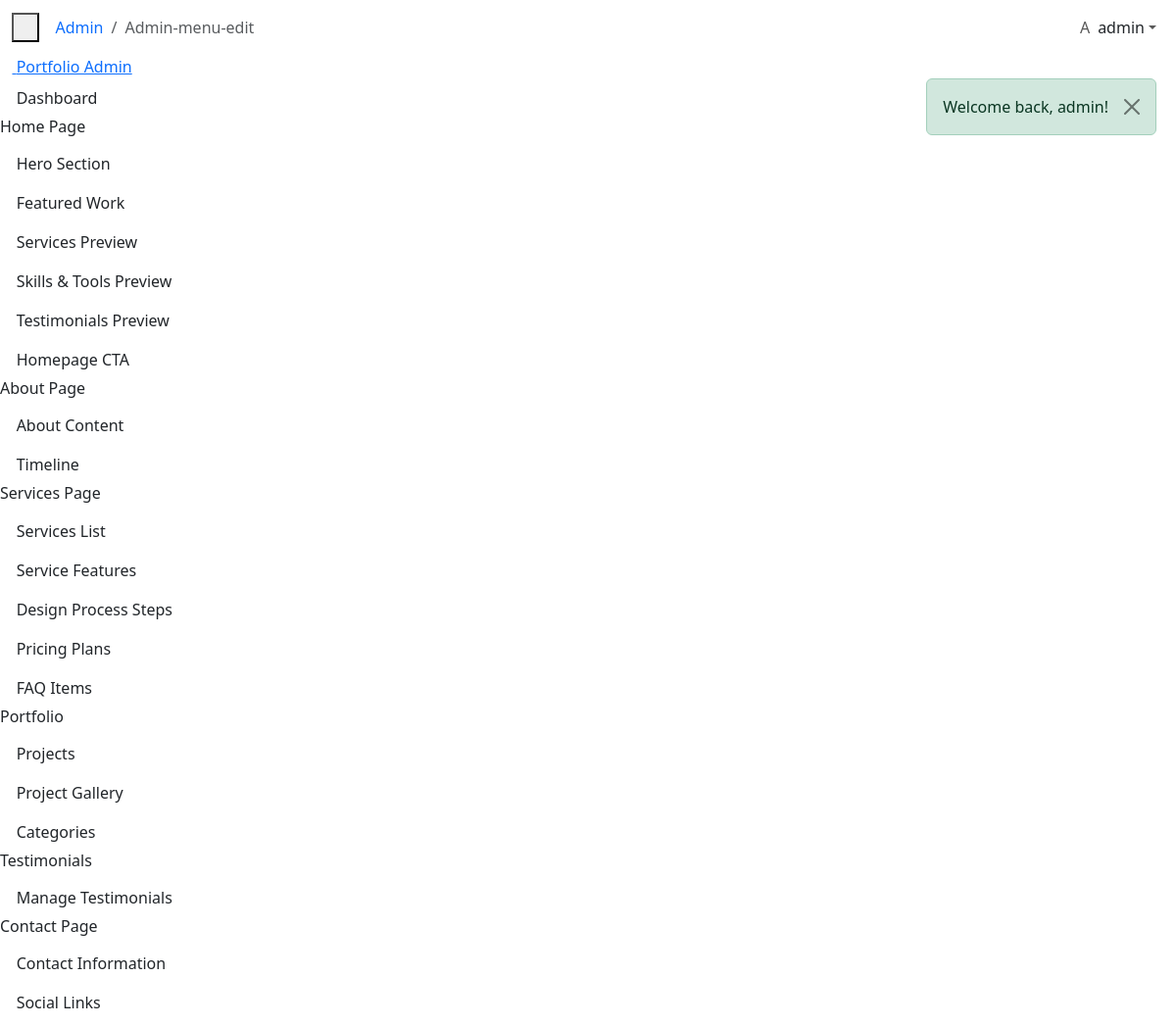
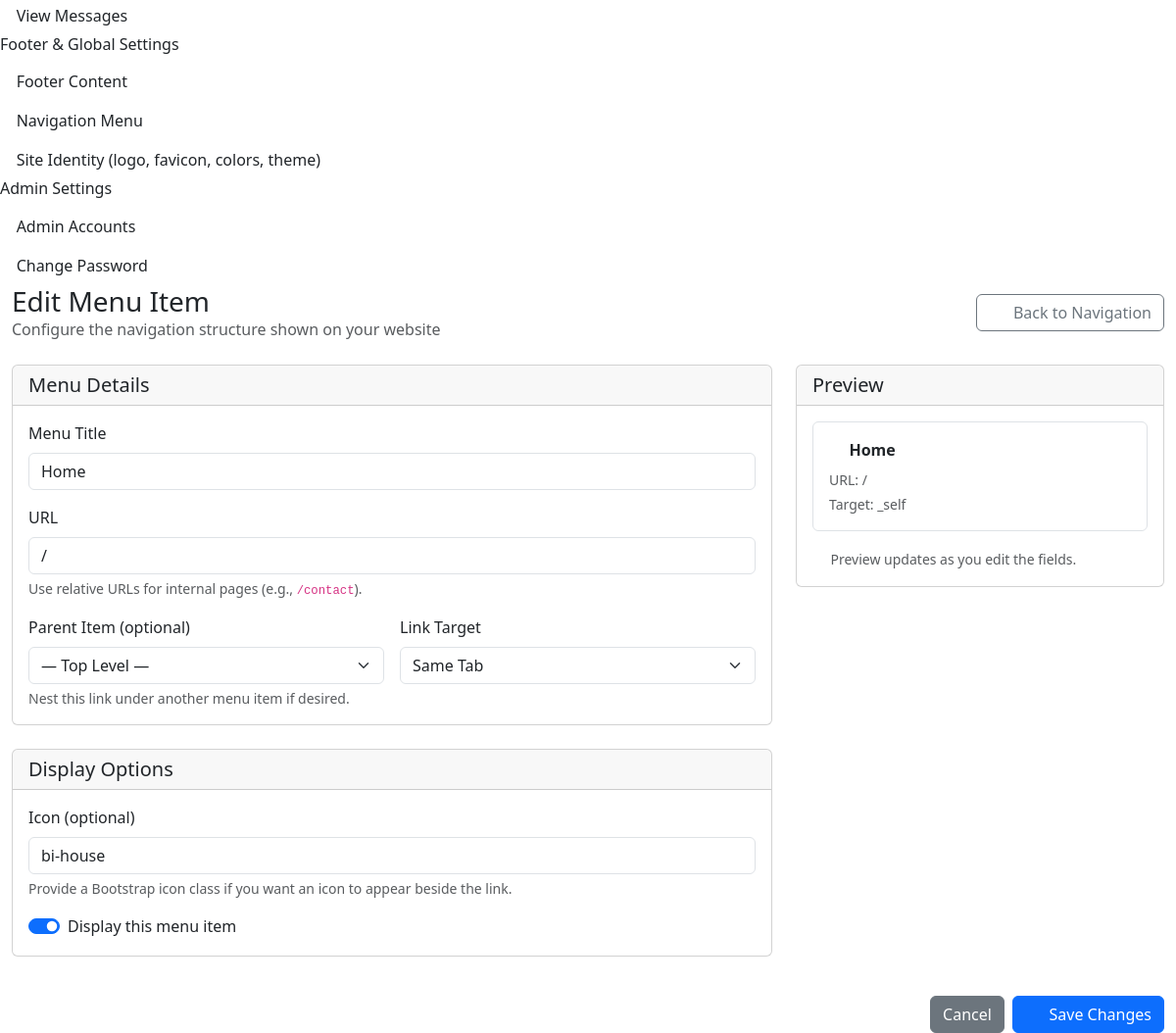
Page /public/admin/navigation/1/edit (signed in) on the committed database (2 pictures, top to bottom).
### tables this page shows
CREATE TABLE navigation_menu (
    id INT NOT NULL AUTO_INCREMENT,
    title VARCHAR(150) NOT NULL,
    url VARCHAR(255) DEFAULT NULL,
    icon VARCHAR(120) DEFAULT NULL,
    parent_id INT DEFAULT NULL,
    sort_order INT NOT NULL DEFAULT 0,
    is_active TINYINT(1) NOT NULL DEFAULT 1,
    target VARCHAR(20) DEFAULT '_self',
    created_at TIMESTAMP DEFAULT CURRENT_TIMESTAMP,
    updated_at TIMESTAMP DEFAULT CURRENT_TIMESTAMP ON UPDATE CURRENT_TIMESTAMP,
    PRIMARY KEY (id),
    INDEX idx_navigation_parent (parent_id),
    CONSTRAINT fk_navigation_parent
        FOREIGN KEY (parent_id) REFERENCES navigation_menu(id)
        ON DELETE CASCADE
);

### app/controllers/AdminManagerController.php (called while the page is built, shortened)
<?php
require_once ROOT_PATH . '/app/models/NavigationMenu.php';
class AdminManagerController extends BaseController {
    private $navigationModel;
    public function __construct() {
        $this->navigationModel = new NavigationMenu();
    }
    public function editMenuItem($id) {
        $menuItem = $this->navigationModel->find($id);
        $parentItems = $this->navigationModel->getMenuItems();
        $data = [
            'title' => 'Edit Menu Item - Admin',
            'page' => 'admin-menu-edit',
            'menu_item' => $menuItem,
            'parent_items' => $parentItems
        ];
        $this->render('admin/menu-form', 'admin', $data);
    }
}

### public/index.php (called while the page is built, shortened)
<?php
require_once __DIR__ . '/../config/config.php';
require_once ROOT_PATH . '/app/core/Router.php';
$router = new Router();
try {
    $router->resolve();
} catch (Exception $e) {
    http_response_code(500);
    if (isset($_GET['debug']) && $_GET['debug'] === '1') {
        echo "<h1>500 Internal Server Error</h1>";
        echo "<p><strong>Error:</strong> " . htmlspecialchars($e->getMessage()) . "</p>";
        echo "<p><strong>File:</strong> " . htmlspecialchars($e->getFile()) . "</p>";
        echo "<p><strong>Line:</strong> " . $e->getLine() . "</p>";
        echo "<pre><strong>Stack Trace:</strong>\n" . htmlspecialchars($e->getTraceAsString()) . "</pre>";
    } else if (defined('ROOT_PATH') && file_exists(ROOT_PATH . '/app/views/errors/500.php')) {
        include ROOT_PATH . '/app/views/errors/500.php';
    } else {
        echo "<h1>500 Internal Server Error</h1><p>" . htmlspecialchars($e->getMessage()) . "</p>";
    }
}

### config/config.php (called while the page is built, shortened)
<?php
class Database {
    private static $instance = null;
    private $connection;
    private function __construct() {
        try {
            $this->connection = new PDO(
                "mysql:host=" . DB_HOST . ";dbname=" . DB_NAME,
                DB_USER,
                DB_PASS,
                [
                    PDO::ATTR_ERRMODE => PDO::ERRMODE_EXCEPTION,
                    PDO::ATTR_DEFAULT_FETCH_MODE => PDO::FETCH_ASSOC,
                    PDO::ATTR_EMULATE_PREPARES => false
                ]
            );
        } catch (PDOException $e) {
            die("Connection failed: " . $e->getMessage());
        }
    }
    public static function getInstance() {
        if (self::$instance === null) {
            self::$instance = new self();
        }
        return self::$instance;
    }
    public function getConnection() {
        return $this->connection;
    }
}
function url($path = '') {
    return BASE_URL . ($path ? '/' . ltrim($path, '/') : '');
}

### app/core/BaseModel.php (called while the page is built, shortened)
<?php
abstract class BaseModel {
    public function __construct() {
        $this->db = Database::getInstance()->getConnection();
    }
}

### app/models/NavigationMenu.php (called while the page is built, shortened)
<?php
require_once ROOT_PATH . '/app/core/BaseModel.php';
class NavigationMenu extends BaseModel {
    protected $table = 'navigation_menu';
    public function getMenuItems($parentId = null) {
        $sql = "SELECT * FROM {$this->table} WHERE parent_id " .
               ($parentId ? "= ?" : "IS NULL") .
               " ORDER BY sort_order ASC, title ASC";
        $stmt = $this->db->prepare($sql);
        $stmt->execute($parentId ? [$parentId] : []);
        return $stmt->fetchAll();
    }
}

### app/views/admin/menu-form.php (the view, shortened to what this page needs)
<?php
$isEdit = isset($menu_item);
$actionUrl = $isEdit
    ? url('admin/navigation/' . $menu_item['id'] . '/edit')
    : url('admin/navigation/create');
?>
<div class="container-fluid">
    <div class="row mb-4">
        <div class="col-12 d-flex justify-content-between align-items-center">
            <div>
                <h1 class="h3 mb-0"><?= $isEdit ? 'Edit Menu Item' : 'Create Menu Item' ?></h1>
                <p class="text-muted mb-0">Configure the navigation structure shown on your website</p>
            </div>
            <a href="<?= url('admin/navigation') ?>" class="btn btn-outline-secondary">
                <i class="bi bi-arrow-left me-2"></i>
                Back to Navigation
            </a>
        </div>
    </div>
    <form method="POST" action="<?= $actionUrl ?>">
        <div class="row">
            <div class="col-lg-8">
                <div class="card mb-4">
                    <div class="card-header">
                        <h5 class="card-title mb-0">Menu Details</h5>
                    </div>
                    <div class="card-body">
                        <div class="mb-3">
                            <label for="title" class="form-label">Menu Title</label>
                            <input type="text"
                                   class="form-control"
                                   id="title"
                                   name="title"
                                   value="<?= htmlspecialchars($menu_item['title'] ?? '') ?>"
                                   placeholder="Portfolio"
                                   required>
                        </div>
                        <div class="mb-3">
                            <label for="url" class="form-label">URL</label>
                            <input type="text"
                                   class="form-control"
                                   id="url"
                                   name="url"
                                   value="<?= htmlspecialchars($menu_item['url'] ?? '') ?>"
                                   placeholder="/portfolio"
                                   required>
                            <div class="form-text">Use relative URLs for internal pages (e.g., <code>/contact</code>).</div>
                        </div>
                        <div class="row g-3">
                            <div class="col-md-6">
                                <label for="parent_id" class="form-label">Parent Item (optional)</label>
                                <select id="parent_id" name="parent_id" class="form-select" <?= $isEdit ? '' : '' ?>>
                                    <option value="">— Top Level —</option>
                                </select>
                                <div class="form-text">Nest this link under another menu item if desired.</div>
                            </div>
                            <div class="col-md-6">
                                <label for="target" class="form-label">Link Target</label>
                                <select id="target" name="target" class="form-select">
                                    <?php
                                    $targetValue = $menu_item['target'] ?? '_self';
                                    $targets = [
                                        '_self' => 'Same Tab',
                                        '_blank' => 'New Tab',
                                    ];
                                    foreach ($targets as $value => $label): ?>
                                        <option value="<?= $value ?>" <?= $targetValue === $value ? 'selected' : '' ?>>
                                            <?= $label ?>
                                        </option>
                                    <?php endforeach; ?>
                                </select>
                            </div>
                        </div>
                    </div>
                </div>
                <div class="card mb-4">
                    <div class="card-header">
                        <h5 class="card-title mb-0">Display Options</h5>
                    </div>
                    <div class="card-body">
                        <div class="mb-3">
                            <label for="icon" class="form-label">Icon (optional)</label>
                            <input type="text"
                                   class="form-control"
                                   id="icon"
                                   name="icon"
                                   value="<?= htmlspecialchars($menu_item['icon'] ?? '') ?>"
                                   placeholder="bi-house">
                            <div class="form-text">Provide a Bootstrap icon class if you want an icon to appear beside the link.</div>
                        </div>
                        <div class="form-check form-switch">
                            <input class="form-check-input"
                                   type="checkbox"
                                   role="switch"
                                   id="is_active"
                                   name="is_active"
                                   <?= !empty($menu_item['is_active']) ? 'checked' : '' ?>>
                            <label class="form-check-label" for="is_active">Display this menu item</label>
                        </div>
                    </div>
                </div>
            </div>
            <div class="col-lg-4">
                <div class="card">
                    <div class="card-header">
                        <h5 class="card-title mb-0">Preview</h5>
                    </div>
                    <div class="card-body">
                        <div class="border rounded p-3">
                            <div class="d-flex align-items-center mb-2">
                                <i class="bi <?= htmlspecialchars($menu_item['icon'] ?? 'bi-link-45deg') ?> me-2"></i>
                                <strong id="preview-title"><?= htmlspecialchars($menu_item['title'] ?? 'Menu Title') ?></strong>
                            </div>
                            <p class="text-muted small mb-1">URL: <span id="preview-url"><?= htmlspecialchars($menu_item['url'] ?? '/example') ?></span></p>
                            <p class="text-muted small mb-0">Target: <span id="preview-target"><?= htmlspecialchars($menu_item['target'] ?? '_self') ?></span></p>
                        </div>
                        <div class="mt-3">
                            <small class="text-muted">
                                <i class="bi bi-info-circle me-1"></i>
                                Preview updates as you edit the fields.
                            </small>
                        </div>
                    </div>
                </div>
            </div>
        </div>
        <div class="row mt-3">
            <div class="col-12">
                <div class="d-flex justify-content-end gap-2">
                    <a href="<?= url('admin/navigation') ?>" class="btn btn-secondary">Cancel</a>
                    <button type="submit" class="btn btn-primary">
                        <i class="bi bi-check-lg me-2"></i>
                        <?= $isEdit ? 'Save Changes' : 'Create Menu Item' ?>
                    </button>
                </div>
            </div>
        </div>
    </form>
</div>

### app/core/Router.php (shortened to what this page needs)
<?php
class Router {
    private $routes = [];
    public function get($uri, $controller, $method = 'index') {
        $this->routes['GET'][$uri] = ['controller' => $controller, 'method' => $method];
        return $this;
    }
    public function post($uri, $controller, $method = 'store') {
        $this->routes['POST'][$uri] = ['controller' => $controller, 'method' => $method];
        return $this;
    }
    public function resolve() {
        $uri = parse_url($_SERVER['REQUEST_URI'], PHP_URL_PATH);
        $method = $_SERVER['REQUEST_METHOD'];
        $basePath = str_replace('\\', '/', dirname($_SERVER['SCRIPT_NAME']));
        if ($basePath !== '/' && strpos($uri, $basePath) === 0) {
            $uri = substr($uri, strlen($basePath));
        }
        $uri = $uri ?: '/';
        foreach ($this->routes[$method] ?? [] as $route => $target) {
            $pattern = preg_replace('/\{[^}]+\}/', '([^/]+)', $route);
            $pattern = '#^' . $pattern . '$#';
            if (preg_match($pattern, $uri, $matches)) {
                array_shift($matches);
                return $this->callController($target, $matches);
            }
        }
        exit;
    }
    private function callController($route, $params = []) {
        $method = $route['method'];
        $controller = new $controllerName();
        return call_user_func_array([$controller, $method], $params);
    }
}

### rows in the picture
navigation_menu: title "Home", url "/", target "Same Tab", icon "bi-house", is_active "☑", target "_self"

### other values in the picture
$message "Welcome back, admin!"
